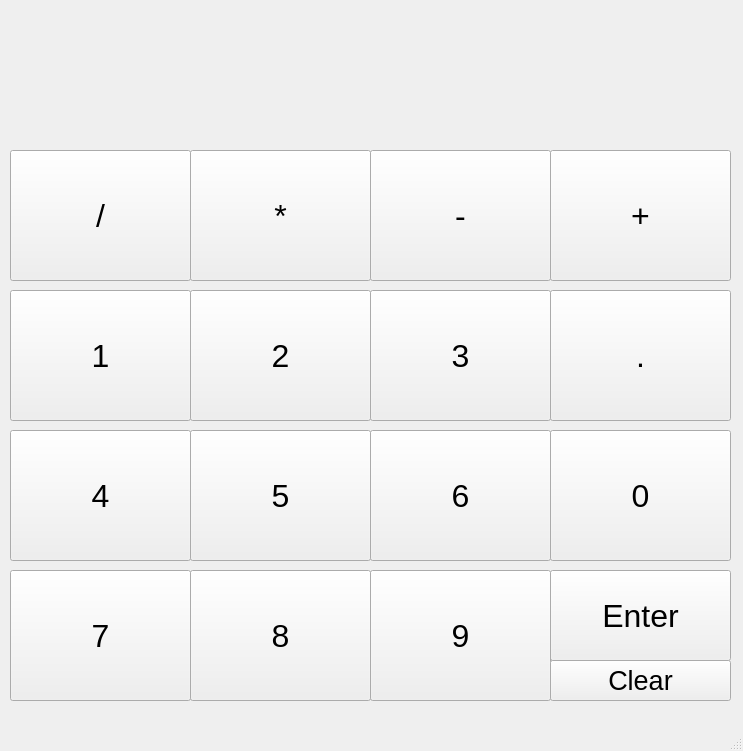
<?xml version="1.0" encoding="UTF-8"?>
<ui version="4.0">
 <class>MainWindow</class>
 <widget class="QMainWindow" name="MainWindow">
  <property name="geometry">
   <rect>
    <x>0</x>
    <y>0</y>
    <width>743</width>
    <height>751</height>
   </rect>
  </property>
  <property name="windowTitle">
   <string>Calculator</string>
  </property>
  <property name="windowIcon">
   <iconset>
    <normaloff>src/Wwalczyszyn-Android-Style-Honeycomb-Calculator.ico</normaloff>src/Wwalczyszyn-Android-Style-Honeycomb-Calculator.ico</iconset>
  </property>
  <widget class="QWidget" name="centralwidget">
   <widget class="QPushButton" name="pushButton">
    <property name="geometry">
     <rect>
      <x>10</x>
      <y>150</y>
      <width>181</width>
      <height>131</height>
     </rect>
    </property>
    <property name="font">
     <font>
      <pointsize>24</pointsize>
      <weight>50</weight>
      <bold>false</bold>
     </font>
    </property>
    <property name="text">
     <string>/</string>
    </property>
   </widget>
   <widget class="QPushButton" name="pushButton_2">
    <property name="geometry">
     <rect>
      <x>190</x>
      <y>150</y>
      <width>181</width>
      <height>131</height>
     </rect>
    </property>
    <property name="font">
     <font>
      <pointsize>24</pointsize>
     </font>
    </property>
    <property name="text">
     <string>*</string>
    </property>
   </widget>
   <widget class="QPushButton" name="pushButton_3">
    <property name="geometry">
     <rect>
      <x>550</x>
      <y>150</y>
      <width>181</width>
      <height>131</height>
     </rect>
    </property>
    <property name="font">
     <font>
      <pointsize>24</pointsize>
     </font>
    </property>
    <property name="text">
     <string>+</string>
    </property>
   </widget>
   <widget class="QPushButton" name="pushButton_4">
    <property name="geometry">
     <rect>
      <x>370</x>
      <y>150</y>
      <width>181</width>
      <height>131</height>
     </rect>
    </property>
    <property name="font">
     <font>
      <pointsize>24</pointsize>
     </font>
    </property>
    <property name="text">
     <string>-</string>
    </property>
   </widget>
   <widget class="QPushButton" name="pushButton_5">
    <property name="geometry">
     <rect>
      <x>190</x>
      <y>290</y>
      <width>181</width>
      <height>131</height>
     </rect>
    </property>
    <property name="font">
     <font>
      <pointsize>24</pointsize>
     </font>
    </property>
    <property name="text">
     <string>2</string>
    </property>
   </widget>
   <widget class="QPushButton" name="pushButton_6">
    <property name="geometry">
     <rect>
      <x>550</x>
      <y>290</y>
      <width>181</width>
      <height>131</height>
     </rect>
    </property>
    <property name="font">
     <font>
      <pointsize>24</pointsize>
     </font>
    </property>
    <property name="text">
     <string>.</string>
    </property>
   </widget>
   <widget class="QPushButton" name="pushButton_7">
    <property name="geometry">
     <rect>
      <x>10</x>
      <y>290</y>
      <width>181</width>
      <height>131</height>
     </rect>
    </property>
    <property name="font">
     <font>
      <pointsize>24</pointsize>
     </font>
    </property>
    <property name="text">
     <string>1</string>
    </property>
   </widget>
   <widget class="QPushButton" name="pushButton_8">
    <property name="geometry">
     <rect>
      <x>370</x>
      <y>290</y>
      <width>181</width>
      <height>131</height>
     </rect>
    </property>
    <property name="font">
     <font>
      <pointsize>24</pointsize>
     </font>
    </property>
    <property name="text">
     <string>3</string>
    </property>
   </widget>
   <widget class="QPushButton" name="pushButton_9">
    <property name="geometry">
     <rect>
      <x>190</x>
      <y>430</y>
      <width>181</width>
      <height>131</height>
     </rect>
    </property>
    <property name="font">
     <font>
      <pointsize>24</pointsize>
     </font>
    </property>
    <property name="text">
     <string>5</string>
    </property>
   </widget>
   <widget class="QPushButton" name="pushButton_10">
    <property name="geometry">
     <rect>
      <x>550</x>
      <y>430</y>
      <width>181</width>
      <height>131</height>
     </rect>
    </property>
    <property name="font">
     <font>
      <pointsize>24</pointsize>
     </font>
    </property>
    <property name="text">
     <string>0</string>
    </property>
   </widget>
   <widget class="QPushButton" name="pushButton_11">
    <property name="geometry">
     <rect>
      <x>10</x>
      <y>430</y>
      <width>181</width>
      <height>131</height>
     </rect>
    </property>
    <property name="font">
     <font>
      <pointsize>24</pointsize>
     </font>
    </property>
    <property name="text">
     <string>4</string>
    </property>
   </widget>
   <widget class="QPushButton" name="pushButton_12">
    <property name="geometry">
     <rect>
      <x>370</x>
      <y>430</y>
      <width>181</width>
      <height>131</height>
     </rect>
    </property>
    <property name="font">
     <font>
      <pointsize>24</pointsize>
     </font>
    </property>
    <property name="text">
     <string>6</string>
    </property>
   </widget>
   <widget class="QPushButton" name="pushButton_13">
    <property name="geometry">
     <rect>
      <x>190</x>
      <y>570</y>
      <width>181</width>
      <height>131</height>
     </rect>
    </property>
    <property name="font">
     <font>
      <pointsize>24</pointsize>
     </font>
    </property>
    <property name="text">
     <string>8</string>
    </property>
   </widget>
   <widget class="QPushButton" name="pushButton_14">
    <property name="geometry">
     <rect>
      <x>550</x>
      <y>570</y>
      <width>181</width>
      <height>91</height>
     </rect>
    </property>
    <property name="font">
     <font>
      <pointsize>24</pointsize>
     </font>
    </property>
    <property name="text">
     <string>Enter</string>
    </property>
   </widget>
   <widget class="QPushButton" name="pushButton_15">
    <property name="geometry">
     <rect>
      <x>10</x>
      <y>570</y>
      <width>181</width>
      <height>131</height>
     </rect>
    </property>
    <property name="font">
     <font>
      <pointsize>24</pointsize>
     </font>
    </property>
    <property name="text">
     <string>7</string>
    </property>
   </widget>
   <widget class="QPushButton" name="pushButton_16">
    <property name="geometry">
     <rect>
      <x>370</x>
      <y>570</y>
      <width>181</width>
      <height>131</height>
     </rect>
    </property>
    <property name="font">
     <font>
      <pointsize>24</pointsize>
     </font>
    </property>
    <property name="text">
     <string>9</string>
    </property>
   </widget>
   <widget class="QLabel" name="label">
    <property name="geometry">
     <rect>
      <x>4</x>
      <y>5</y>
      <width>721</width>
      <height>141</height>
     </rect>
    </property>
    <property name="maximumSize">
     <size>
      <width>721</width>
      <height>141</height>
     </size>
    </property>
    <property name="font">
     <font>
      <pointsize>36</pointsize>
      <weight>50</weight>
      <bold>false</bold>
      <kerning>true</kerning>
     </font>
    </property>
    <property name="layoutDirection">
     <enum>Qt::RightToLeft</enum>
    </property>
    <property name="autoFillBackground">
     <bool>false</bool>
    </property>
    <property name="text">
     <string/>
    </property>
    <property name="alignment">
     <set>Qt::AlignRight|Qt::AlignTrailing|Qt::AlignVCenter</set>
    </property>
   </widget>
   <widget class="QPushButton" name="pushButton_17">
    <property name="geometry">
     <rect>
      <x>550</x>
      <y>660</y>
      <width>181</width>
      <height>41</height>
     </rect>
    </property>
    <property name="font">
     <font>
      <pointsize>20</pointsize>
     </font>
    </property>
    <property name="text">
     <string>Clear</string>
    </property>
   </widget>
  </widget>
  <widget class="QMenuBar" name="menubar">
   <property name="geometry">
    <rect>
     <x>0</x>
     <y>0</y>
     <width>743</width>
     <height>26</height>
    </rect>
   </property>
  </widget>
  <widget class="QStatusBar" name="statusbar"/>
 </widget>
 <resources/>
 <connections/>
</ui>
